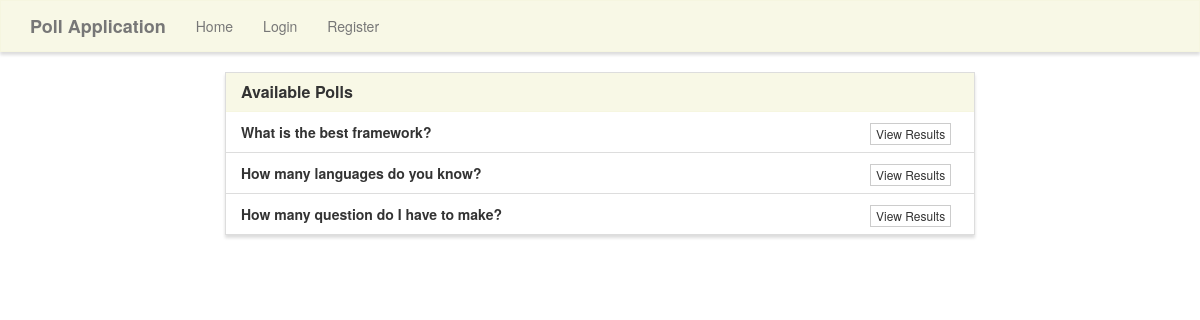
The page / on the database its author committed.
### poll/models.py (models this page shows, shortened)
class Poll(models.Model):
    question = models.TextField()
    first_option = models.CharField(max_length=40)
    second_option = models.CharField(max_length=40)
    third_option  = models.CharField(max_length=40)
    first_option_count_youth = models.IntegerField(default = 0)
    second_option_count_youth = models.IntegerField(default = 0)
    third_option_count_youth = models.IntegerField(default = 0)
    first_option_count_youngpeople = models.IntegerField(default = 0)
    second_option_count_youngpeople = models.IntegerField(default = 0)
    third_option_count_youngpeople = models.IntegerField(default = 0)
    first_option_count_middleagepeople = models.IntegerField(default = 0)
    second_option_count_middleagepeople = models.IntegerField(default = 0)
    third_option_count_middleagepeople = models.IntegerField(default = 0)
    first_option_count_oldpeople = models.IntegerField(default = 0)
    second_option_count_oldpeople = models.IntegerField(default = 0)
    third_option_count_oldpeople = models.IntegerField(default = 0)

### poll/views.py (the view)
# urls.py: 2. Add a URL to urlpatterns:  path('', views.home, name='home')
def home(request):
    polls = Poll.objects.all()
    context = {
        'polls' : polls
    }
    return render(request, 'poll/home.html', context)

### poll/templates/poll/home.html (shortened to what this page needs)
{% extends "poll/base.html" %}
{% block main %}
<div class="row">
    <div class="col-lg-8 col-lg-offset-2">
        <div class="panel panel-default">
            <div class="panel-heading">
                <h3 class="panel-title">Available Polls</h3>
            </div>
            <ul class="list-group">
                {% for poll in polls %}
                <li class="list-group-item">
                    <strong>{{ poll.question }}</strong>
                    <span class="pull-right">
                        {% if user.is_authenticated %}
                            <a href="{% url 'vote' poll.id %}" class="btn btn-info btn-xs">Vote</a> &nbsp;
                            <a href="{% url 'results' poll.id %}" class="btn btn-default btn-xs">View Results</a> &nbsp;
                        {% else %}
                            <a href="{% url 'results' poll.id %}" class="btn btn-default btn-xs">View Results</a> &nbsp;
                        {% endif %}
                    </span>
                </li>
                {% endfor %}
            </ul>
        </div>
    </div>
</div>
{% endblock %}

### poll/static/style.css (style rules this page uses)
.navbar-default, .btn, .form-control, .panel { border-radius: 0; }
.panel-default > .panel-heading { color: #333; background-color: rgba(245, 245, 220, .7); border-color: rgba(245, 245, 220, .6); border-top-left-radius: 0; border-top-right-radius: 0; }
.panel { box-shadow: 0px 3px 3px 0px #ddd; }
a.navbar-brand, .panel-title { font-weight: bolder; }

### rows shown on the page
Poll: question "What is the best framework?"
Poll: question "How many languages do you know?"
Poll: question "How many question do I have to make?"
